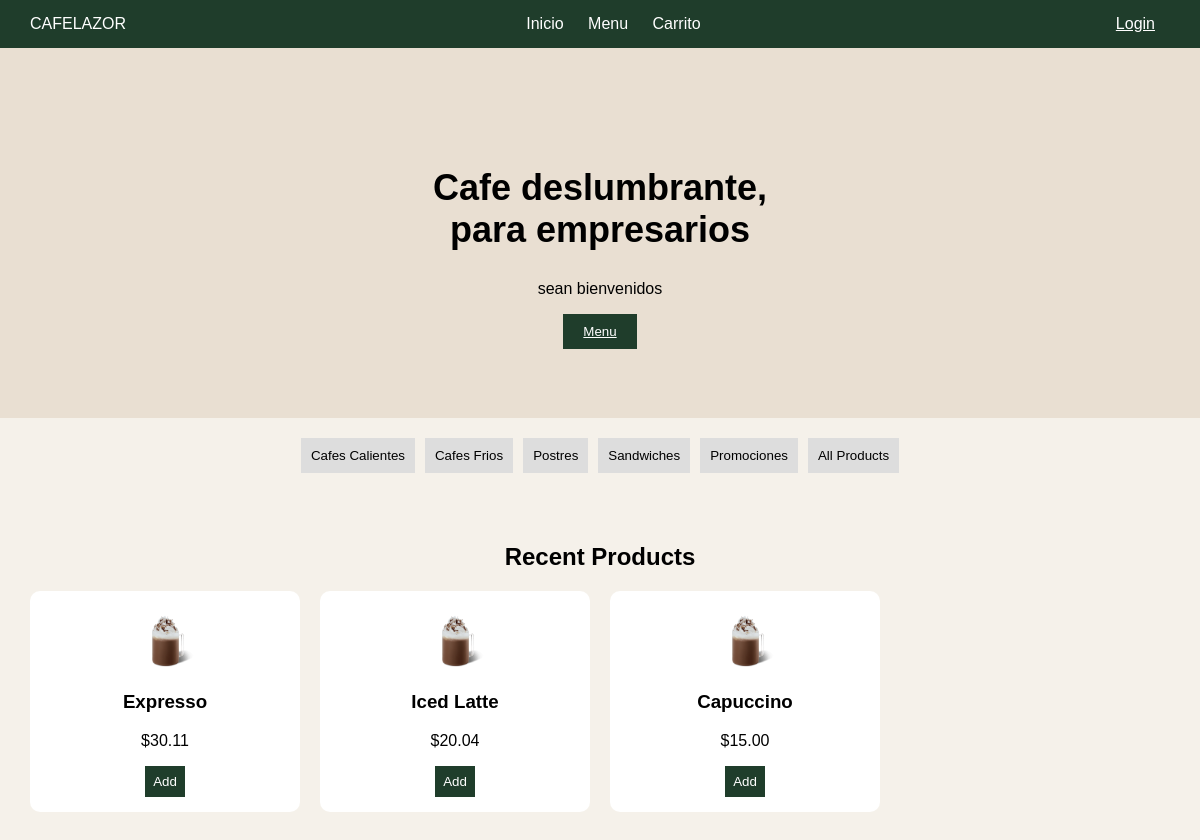
Before: / with the older database file.
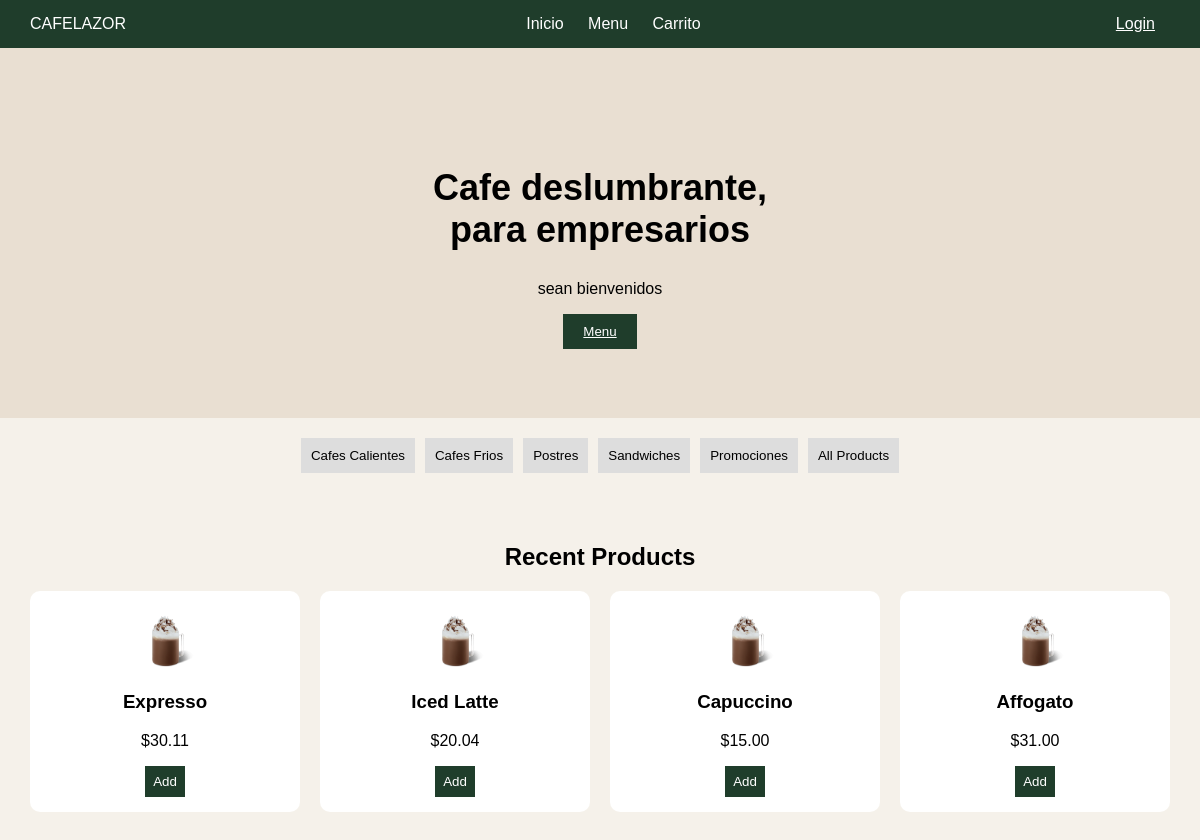
After: the same page with the newer database file.
### appcafe/models.py (models this page shows, shortened)
class Cafe(models.Model):
    CATEGORY_CHOICES = [
        ('hot', 'Cafes Calientes'),
        ('cold', 'Cafes Frios'),
        ('desserts', 'Postres'),
        ('sandwiches', 'Sandwiches'),
        ('promotions', 'Promociones'),
    ]
    name = models.CharField(max_length=100)
    description = models.TextField()
    price = models.DecimalField(max_digits=5, decimal_places=2)
    category = models.CharField(max_length=20, choices=CATEGORY_CHOICES, default='hot')

### appcafe/views.py (the view)
# urls.py: path('', views.index, name='index'),
def index(request):
    category_type = request.GET.get('type', None)
    if category_type:
        cafes = Cafe.objects.filter(category=category_type)
    else:
        cafes = Cafe.objects.all()
    return render(request, 'index.html', {'cafes': cafes, 'category_type': category_type})

### appcafe/templates/index.html (shortened to what this page needs)
{% load static %}
<!DOCTYPE html>
<html lang="es">
<head>
    <link rel="stylesheet" href="{% static 'css/styles.css' %}">
</head>
<body>
    <header class="header">
        <div class="logo">CAFELAZOR</div>
        <nav>
            <a href="{% url 'index' %}">Inicio</a>
            <a href="{% url 'menu' %}">Menu</a>
            <a href="{% url 'cart' %}">Carrito</a>
        </nav>
        <div>
            {% if user.is_authenticated %}
                <span>Hola {{ user.username }}</span>
                {% if user.is_superuser %}
                    <a class="btn-login" href="{% url 'cafe_list' %}">Admin</a>
                {% endif %}
                <a class="btn-login" href="{% url 'logout' %}">Logout</a>
            {% else %}
                <a class="btn-login" href="{% url 'login' %}">Login</a>
            {% endif %}
        </div>
    </header>
    <section class="hero">
        <div class="hero-text">
            <h1>Cafe deslumbrante, <br> para empresarios</h1>
            <p>sean bienvenidos</p>
            <button><a href="{% url 'menu' %}" style="color: white;">Menu</a></button>
        </div>
    </section>
    <section class="category">
        <a href="{% url 'index' %}?type=hot"><button>Cafes Calientes</button></a>
        <a href="{% url 'index' %}?type=cold"><button>Cafes Frios</button></a>
        <a href="{% url 'index' %}?type=desserts"><button>Postres</button></a>
        <a href="{% url 'index' %}?type=sandwiches"><button>Sandwiches</button></a>
        <a href="{% url 'index' %}?type=promotions"><button>Promociones</button></a>
        <a href="{% url 'index' %}"><button>All Products</button></a>
    </section>
    <section>
        <section class="products">
            <h2>Recent Products</h2>
            <div class="grid">
                {% for cafe in cafes %}
                    <div class="card">
                        <img src="{% static 'img/Cafe.png' %}" style="max-width: 75px; height: auto;" alt="{{ cafe.name }}">
                        <h3>{{ cafe.name }}</h3>
                        <p>${{ cafe.price }}</p>
                        <button class="btn-primary" data-id="{{ cafe.id }}" data-name="{{ cafe.name }}" data-price="{{ cafe.price }}">Add</button>
                    </div>
                {% empty %}
                    <p>Sin Productos</p>
                {% endfor %}
            </div>
        </section>
    </section>
</body>
</html>

### appcafe/static/css/styles.css (style rules this page uses)
body { margin: 0; font-family: Arial, Helvetica, sans-serif; background-color: #f5f1ea; }
.header { display: flex; justify-content: space-between; align-items: center; background-color: #1f3d2b; color: white; padding: 15px 30px; }
.header nav a { margin: 0 10px; color: white; text-decoration: none; }
.btn-login { background: #1f3d2b; color: white; border: none; padding: 8px 15px; cursor: pointer; }
.hero { display: flex; flex-direction: column; justify-content: center; align-items: center; text-align: center; padding: 60px 40px; background-color: #e9dfd2; min-height: 250px; }
.hero-text h1 { font-size: 36px; }
.hero button { background-color: #1f3d2b; color: white; border: none; padding: 10px 20px; }
.category { display: flex; justify-content: center; gap: 10px; padding: 20px; }
.category button { padding: 10px; border: none; background-color: #ddd; cursor: pointer; }
.products { padding: 30px; }
.grid { display: grid; grid-template-columns: repeat(4, 1fr); gap: 20px; }
.card { background: white; padding: 15px; border-radius: 10px; text-align: center; }
.card button { background-color: #1f3d2b; color: white; border: none; padding: 8px; cursor: pointer; }
h1 { text-align: center; margin-top: 50px; }
h2 { text-align: center; }

Changed rows visible on the page:
added Cafe: name "Affogato", price "31.00"
